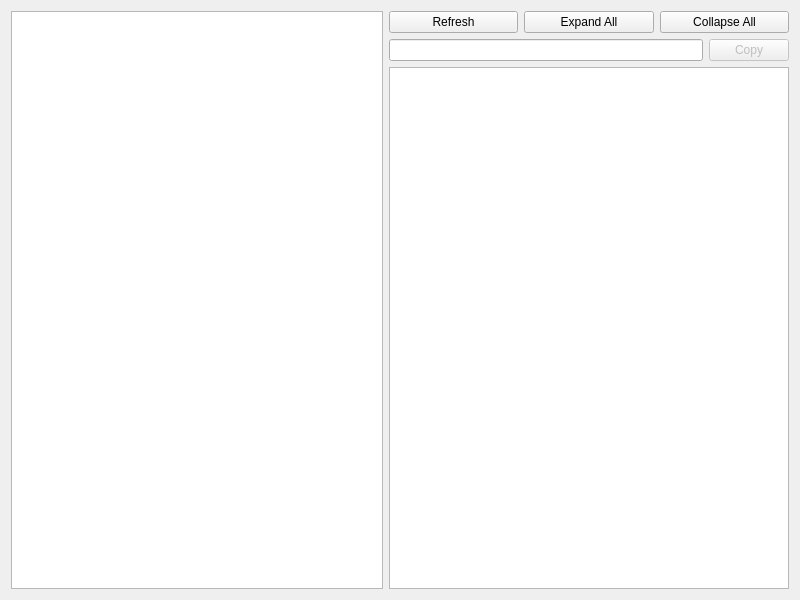
<?xml version="1.0" encoding="UTF-8"?>
<ui version="4.0">
 <class>event_viewer</class>
 <widget class="QWidget" name="event_viewer">
  <property name="geometry">
   <rect>
    <x>0</x>
    <y>0</y>
    <width>800</width>
    <height>600</height>
   </rect>
  </property>
  <property name="windowTitle">
   <string>Form</string>
  </property>
  <layout class="QHBoxLayout" name="horizontalLayout_2">
   <item>
    <widget class="QTreeWidget" name="item_tree">
     <property name="rootIsDecorated">
      <bool>false</bool>
     </property>
     <property name="animated">
      <bool>true</bool>
     </property>
     <attribute name="headerVisible">
      <bool>false</bool>
     </attribute>
     <column>
      <property name="text">
       <string notr="true">1</string>
      </property>
     </column>
    </widget>
   </item>
   <item>
    <layout class="QVBoxLayout" name="verticalLayout">
     <item>
      <layout class="QHBoxLayout" name="horizontalLayout">
       <item>
        <widget class="QPushButton" name="button_refresh">
         <property name="text">
          <string>Refresh</string>
         </property>
        </widget>
       </item>
       <item>
        <widget class="QPushButton" name="button_expand">
         <property name="text">
          <string>Expand All</string>
         </property>
        </widget>
       </item>
       <item>
        <widget class="QPushButton" name="button_collapse">
         <property name="text">
          <string>Collapse All</string>
         </property>
        </widget>
       </item>
      </layout>
     </item>
     <item>
      <layout class="QHBoxLayout" name="horizontalLayout_3">
       <item>
        <widget class="QLineEdit" name="item_path">
         <property name="readOnly">
          <bool>true</bool>
         </property>
        </widget>
       </item>
       <item>
        <widget class="QPushButton" name="item_path_copy">
         <property name="enabled">
          <bool>false</bool>
         </property>
         <property name="text">
          <string>Copy</string>
         </property>
        </widget>
       </item>
      </layout>
     </item>
     <item>
      <widget class="QTextBrowser" name="item_info">
       <property name="sizePolicy">
        <sizepolicy hsizetype="Preferred" vsizetype="Expanding">
         <horstretch>0</horstretch>
         <verstretch>0</verstretch>
        </sizepolicy>
       </property>
       <property name="minimumSize">
        <size>
         <width>400</width>
         <height>0</height>
        </size>
       </property>
       <property name="baseSize">
        <size>
         <width>400</width>
         <height>0</height>
        </size>
       </property>
       <property name="html">
        <string>&lt;!DOCTYPE HTML PUBLIC &quot;-//W3C//DTD HTML 4.0//EN&quot; &quot;http://www.w3.org/TR/REC-html40/strict.dtd&quot;&gt;
&lt;html&gt;&lt;head&gt;&lt;meta name=&quot;qrichtext&quot; content=&quot;1&quot; /&gt;&lt;meta charset=&quot;utf-8&quot; /&gt;&lt;style type=&quot;text/css&quot;&gt;
p, li { white-space: pre-wrap; }
hr { height: 1px; border-width: 0; }
li.unchecked::marker { content: &quot;\2610&quot;; }
li.checked::marker { content: &quot;\2612&quot;; }
&lt;/style&gt;&lt;/head&gt;&lt;body style=&quot; font-family:'Noto Sans'; font-size:10pt; font-weight:400; font-style:normal;&quot;&gt;
&lt;p style=&quot;-qt-paragraph-type:empty; margin-top:0px; margin-bottom:0px; margin-left:0px; margin-right:0px; -qt-block-indent:0; text-indent:0px;&quot;&gt;&lt;br /&gt;&lt;/p&gt;&lt;/body&gt;&lt;/html&gt;</string>
       </property>
      </widget>
     </item>
    </layout>
   </item>
  </layout>
 </widget>
 <resources/>
 <connections>
  <connection>
   <sender>button_expand</sender>
   <signal>clicked()</signal>
   <receiver>item_tree</receiver>
   <slot>expandAll()</slot>
   <hints>
    <hint type="sourcelabel">
     <x>553</x>
     <y>23</y>
    </hint>
    <hint type="destinationlabel">
     <x>160</x>
     <y>299</y>
    </hint>
   </hints>
  </connection>
  <connection>
   <sender>button_collapse</sender>
   <signal>clicked()</signal>
   <receiver>item_tree</receiver>
   <slot>collapseAll()</slot>
   <hints>
    <hint type="sourcelabel">
     <x>712</x>
     <y>23</y>
    </hint>
    <hint type="destinationlabel">
     <x>160</x>
     <y>299</y>
    </hint>
   </hints>
  </connection>
 </connections>
</ui>
